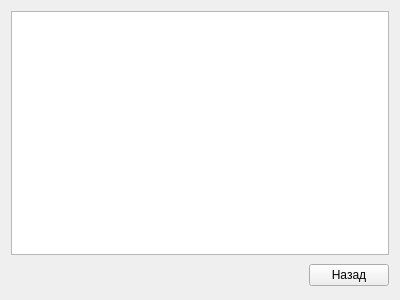
<?xml version="1.0" encoding="UTF-8"?>
<ui version="4.0">
 <class>aboutWindow</class>
 <widget class="QWidget" name="aboutWindow">
  <property name="geometry">
   <rect>
    <x>0</x>
    <y>0</y>
    <width>400</width>
    <height>300</height>
   </rect>
  </property>
  <property name="windowTitle">
   <string>Form</string>
  </property>
  <layout class="QGridLayout" name="gridLayout_2">
   <item row="0" column="0">
    <layout class="QGridLayout" name="gridLayout">
     <item row="0" column="0" colspan="2">
      <widget class="QTextBrowser" name="htmlBrowser"/>
     </item>
     <item row="1" column="0">
      <spacer name="horizontalSpacer">
       <property name="orientation">
        <enum>Qt::Horizontal</enum>
       </property>
       <property name="sizeHint" stdset="0">
        <size>
         <width>268</width>
         <height>28</height>
        </size>
       </property>
      </spacer>
     </item>
     <item row="1" column="1">
      <widget class="QPushButton" name="backButton">
       <property name="text">
        <string>Назад</string>
       </property>
      </widget>
     </item>
    </layout>
   </item>
  </layout>
 </widget>
 <resources/>
 <connections/>
</ui>
